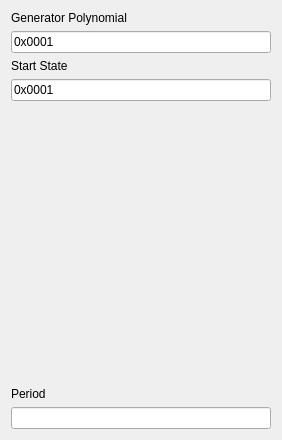
<?xml version="1.0" encoding="UTF-8"?>
<ui version="4.0">
 <class>LFSRPatternUI</class>
 <widget class="QWidget" name="LFSRPatternUI">
  <property name="geometry">
   <rect>
    <x>0</x>
    <y>0</y>
    <width>282</width>
    <height>440</height>
   </rect>
  </property>
  <property name="windowTitle">
   <string>Form</string>
  </property>
  <layout class="QGridLayout" name="gridLayout">
   <item row="1" column="0">
    <widget class="QLineEdit" name="genPoly">
     <property name="text">
      <string>0x0001</string>
     </property>
    </widget>
   </item>
   <item row="6" column="0">
    <widget class="QLineEdit" name="polyPeriod">
     <property name="readOnly">
      <bool>true</bool>
     </property>
    </widget>
   </item>
   <item row="4" column="0">
    <spacer name="verticalSpacer">
     <property name="orientation">
      <enum>Qt::Vertical</enum>
     </property>
     <property name="sizeHint" stdset="0">
      <size>
       <width>20</width>
       <height>40</height>
      </size>
     </property>
    </spacer>
   </item>
   <item row="0" column="0">
    <widget class="QLabel" name="label">
     <property name="text">
      <string>Generator Polynomial</string>
     </property>
    </widget>
   </item>
   <item row="3" column="0">
    <widget class="QLineEdit" name="startState">
     <property name="text">
      <string>0x0001</string>
     </property>
    </widget>
   </item>
   <item row="2" column="0">
    <widget class="QLabel" name="label_2">
     <property name="text">
      <string>Start State</string>
     </property>
    </widget>
   </item>
   <item row="5" column="0">
    <widget class="QLabel" name="label_3">
     <property name="text">
      <string>Period</string>
     </property>
    </widget>
   </item>
  </layout>
 </widget>
 <resources/>
 <connections/>
</ui>
